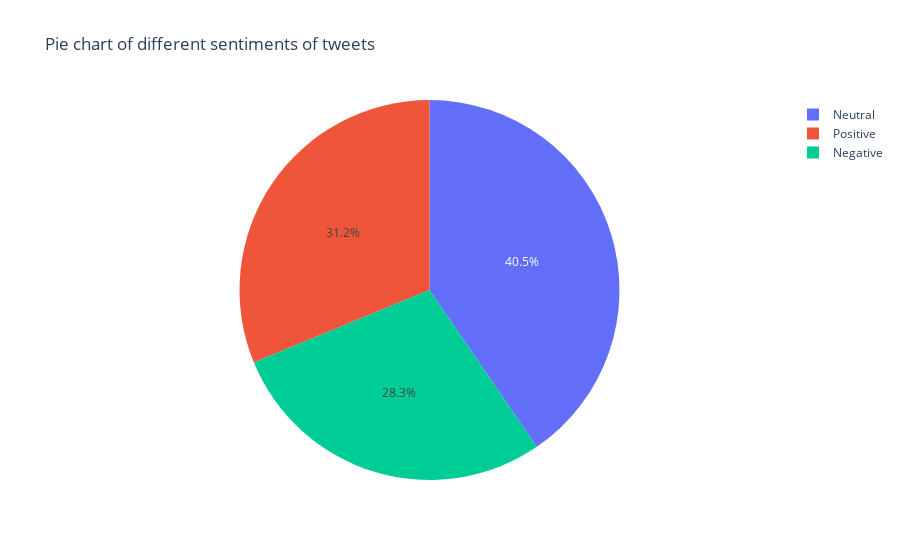

The cell this chart's notebook holds for it:
### Code cell
import plotly.express as px
fig = px.pie(df, names='category', title ='Pie chart of different sentiments of tweets')
fig.show()

### Figure 1 — Plotly figure (JSON) as saved in the notebook; plotly's stock layout.template omitted (floating-point values rounded to 4 significant figures; data arrays with more than 128 entries replaced by an {"elided": "..."} marker saying what was removed)
{"data": [{"domain": {"x": [0, 1], "y": [0, 1]}, "hovertemplate": "category=%{label}<extra></extra>", "labels": {"elided": "27480 str values"}, "legendgroup": "", "name": "", "showlegend": true, "type": "pie"}], "layout": {"legend": {"tracegroupgap": 0}, "title": {"text": "Pie chart of different sentiments of tweets"}}}
